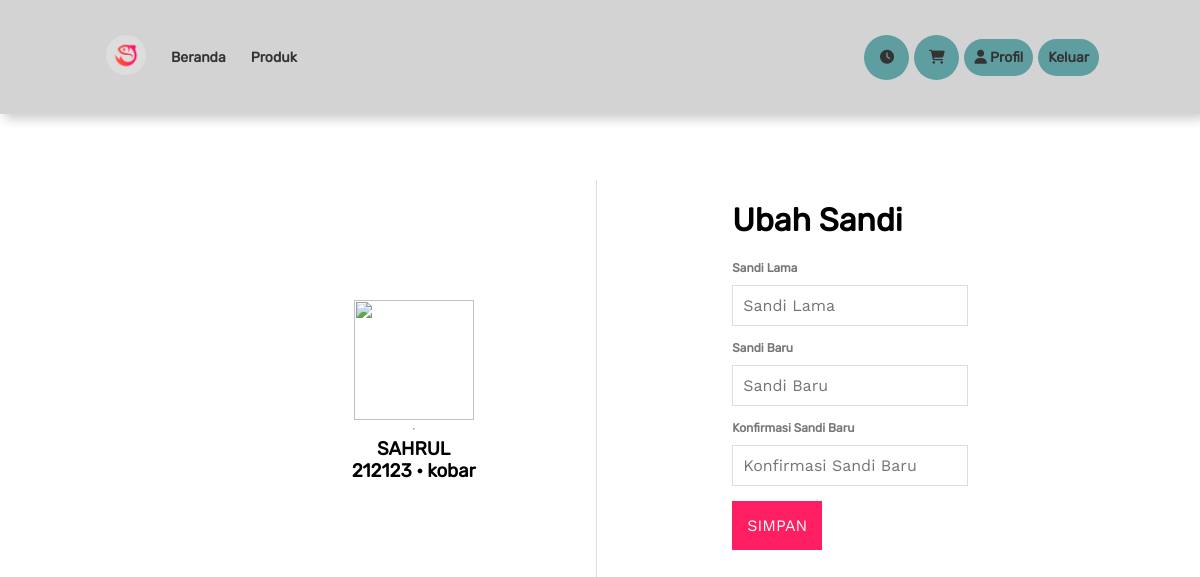
The app's page /profil.php (signed in) with its own data.
### tables this page shows
CREATE TABLE `profile` (
  `id_data` int(255) NOT NULL,
  `id_user` int(255) NOT NULL,
  `nama_lengkap` varchar(255) DEFAULT NULL,
  `nomor_hp` varchar(255) DEFAULT NULL,
  `alamat` varchar(255) DEFAULT NULL
);

### backend/model/Querybuilder.php (called while the page is built, shortened)
<?php
require 'Database.php';
class Querybuilder
{
   private $tableName;
   function __construct($dbname)
   {
      $this->tableName = $dbname;
   }
   function select($clause)
   {
      $dbconf = new Database();
      $table = $this->tableName;
      $query = "SELECT * FROM $table WHERE $clause";
      $exe = mysqli_query($dbconf->connect(),$query);
      $data['rows'] = mysqli_num_rows($exe);
      $data['single'] = mysqli_fetch_array($exe);
      $data['result'] = $exe;
      return $data;
   }
}

### backend/model/Database.php (called while the page is built)
<?php
class Database
{
   function connect()
   {
      $username = 'root';
      $password = '';
      $host = 'localhost';
      $db = "sipit";
      return mysqli_connect($host, $username, $password, $db);
   }
}

### profil.php (the view, shortened to what this page needs)
<?php
require 'backend/model/Querybuilder.php';
$bUser = new Querybuilder("user");
$bProfile = new Querybuilder("profile");
$user = $_SESSION['user'];
$getUser = $bUser->select("username = '$user'")['single'];
$idUser = $getUser['id_data'];
$getPro = $bProfile->select("id_user = '$idUser'")['single'];
?>
<!DOCTYPE Html>
<html>
<head>
   <link rel="stylesheet" href="assets/css/style.css"/>
</head>
<body style="padding:0;margin:0;box-sizing: border-box;font-family: 'Rubiks'">
   <?php
   include 'temps/navbar.php';
   ?>
   <div class="profile-wrapper">
      <div class="flex-container" style="justify-content: space-evenly">
         <div style="display: flex;flex-flow: column;justify-content: center;align-items: center;border-right:1px solid #ddd;padding:120px;">
            <img style="width:120px;height:120px;" src="https://encrypted-tbn0.gstatic.com/images?q=tbn:ANd9GcR4QzvYNgYlGx54bBBLh6_kwN74VAbokQQAFg&usqp=CAU">
            <hr>
            <h3 style="text-align: center;text-transform: uppercase"><?= $getPro['nama_lengkap'] ?></h3>
            <h3 style="text-align: center"><?= $getPro['nomor_hp'] ?> &centerdot; <?= $getPro['alamat'] ?></h3>
         </div>
         <div>
            <h1>Ubah Sandi</h1>
            <form action="backend/change-pass.php" method="post">
               <div class="form-group">
                  <label>Sandi Lama</label>
                  <input name="pass_old" required type="password" placeholder="Sandi Lama" minlength="8">
               </div>
               <div class="form-group">
                  <label>Sandi Baru</label>
                  <input name="pass_new" required type="password" placeholder="Sandi Baru" minlength="8">
               </div>
               <div class="form-group">
                  <label>Konfirmasi Sandi Baru</label>
                  <input name="pass_new_c" required type="password" placeholder="Konfirmasi Sandi Baru" minlength="8">
               </div>
               <div class="form-group">
                  <button type="submit">Simpan</button>
               </div>
            </form>
         </div>
      </div>
   </div>
</body>
</html>

### assets/css/style.css (style rules this page uses)
input,button { font-family: "Primary"; }
button { cursor: pointer; font-size:16px; text-transform: uppercase; }
input { font-size:16px; }
body { font-family: "Second"; margin:0; padding:0; }
.profile-wrapper { display: block; width:100%; box-sizing: border-box; padding-top:180px; padding-bottom:100px; padding-left:8%; padding-right: 8%; }
.flex-container { display: flex; flex-flow: row wrap; justify-content: center; justify-items: center; }
.product-wrapper > h4,h5,h3 { margin:0; }
.form-group { display: flex; flex-flow: column; margin-bottom:15px; }
.form-group > label { font-weight:bold; font-size:12px; color:#777; margin-bottom: 10px; }
.form-group > input { padding:10px; border:1px solid #ddd; }
.form-group > button { padding:15px; width:fit-content; border:none; background-color: rgb(255,30,97); color: #fff; }

### records on screen
profile: nama_lengkap "SAHRUL", nomor_hp "212123", alamat "kobar"
